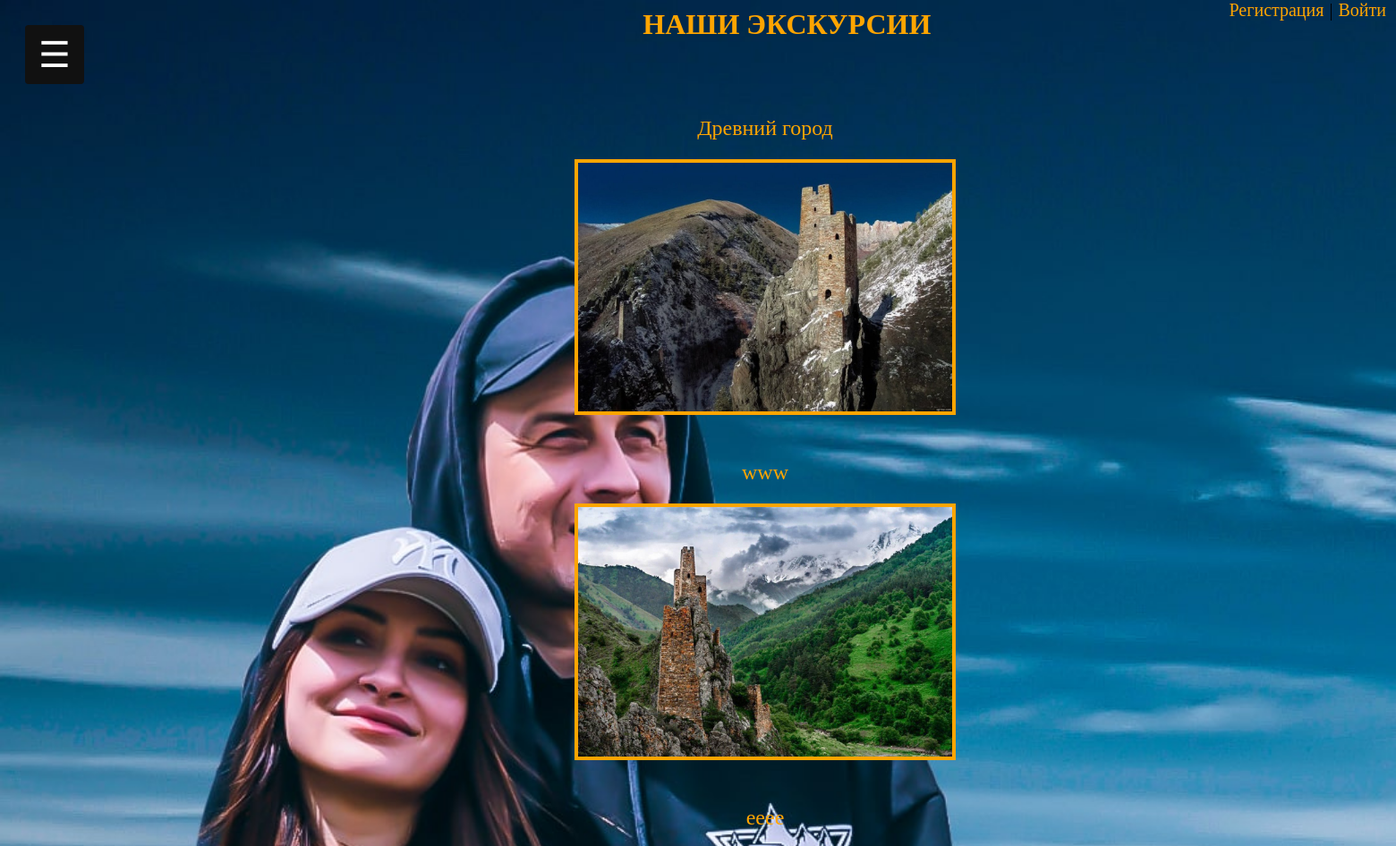
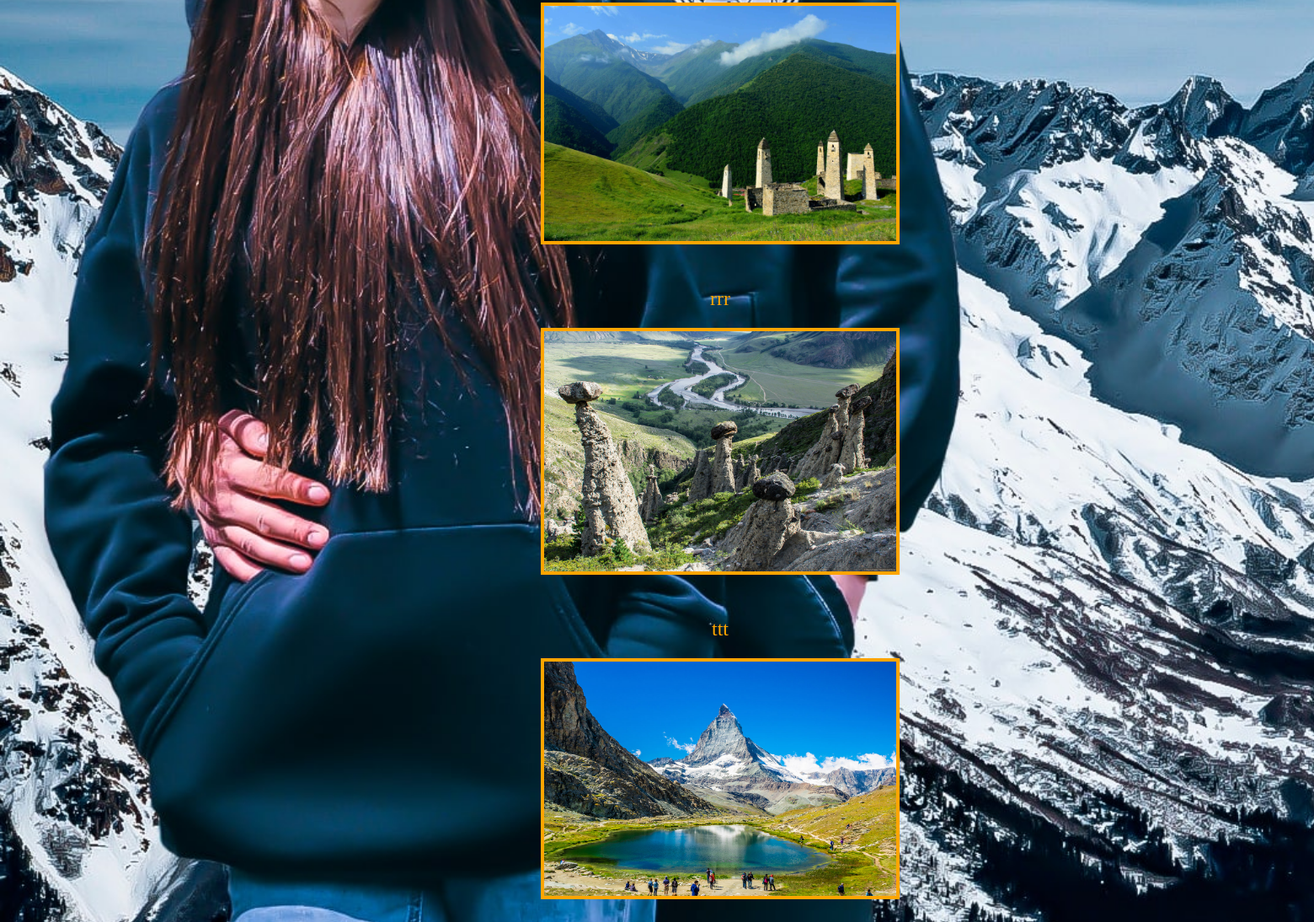
The page /excursions on the database its author committed (2 pictures, top to bottom).
### turfirmaapp/models.py (models this page shows, shortened)
class Excursions(models.Model):
    excursion_name = models.CharField(max_length=100, verbose_name="Название экскурсии")
    description = models.TextField(null=True, blank=True, verbose_name="Описание")
    excursion_date = models.DateField(verbose_name="Дата экскурсии")
    price = models.DecimalField(max_digits=10, decimal_places=2, verbose_name="Цена")
    photo_excur = models.ImageField(upload_to="photo_excur/", verbose_name="Фотография", null=True)
    def get_absolute_url(self):
        return reverse('excursion', kwargs={'excursion_id': self.pk})
    class Meta:
        verbose_name = 'экскурсию'
        verbose_name_plural = "Экскурсии"

### turfirmaapp/views.py (the view)
# urls.py: path('excursions', excursions, name='excursions'),
def excursions(request):
    data = Excursions.objects.all()
    my_data = request.session.get('customer', None)
    return render(request, "excursions.html", {"data": data, 'customer': my_data})

### turfirmaapp/templates/excursions.html (shortened to what this page needs)
{% extends 'base.html' %}
{% block content %}
<h1 style="left: 46%;">Наши экскурсии</h1>
{% if data %}
    {% for item in data %}
    <div class="tours">
        <p><a class="links"  href="{{ item.get_absolute_url }}">{{ item.excursion_name }}</a></p>
        <p><a class="links"  href="{{ item.get_absolute_url }}"><img class="photo_tour" src="{{ item.photo_excur.url }}"></a></p>
    </div>
    {% endfor %}
{% else %}
    <h2>Экскурсии в разработке</h2>
{% endif %}
{% endblock %}

### turfirmaapp/static/css/styles.css (style rules this page uses)
body { background-size: cover; background-attachment: fixed; overflow-x: hidden; }
h1 { color: orange; position: relative; top: -60px; left: 49%; text-transform: uppercase; unicode-bidi: isolate; }
.tours { text-align: center; font-size: 24px; display: block; margin: 0 auto; margin-left: 150px; }
.photo_tour { display: block; margin: 0 auto; margin-top: -30px; width: 30%; height: 30%; border: 4px solid orange; }
.links { color: orange; outline: none; text-decoration: none; padding: 2px 1px 0; }

### rows shown on the page
Excursions: excursion_name "Древний город", photo_excur (picture)
Excursions: excursion_name "www", photo_excur (picture)
Excursions: excursion_name "eeee", photo_excur (picture)
Excursions: excursion_name "rrr", photo_excur (picture)
Excursions: excursion_name "ttt", photo_excur (picture)
